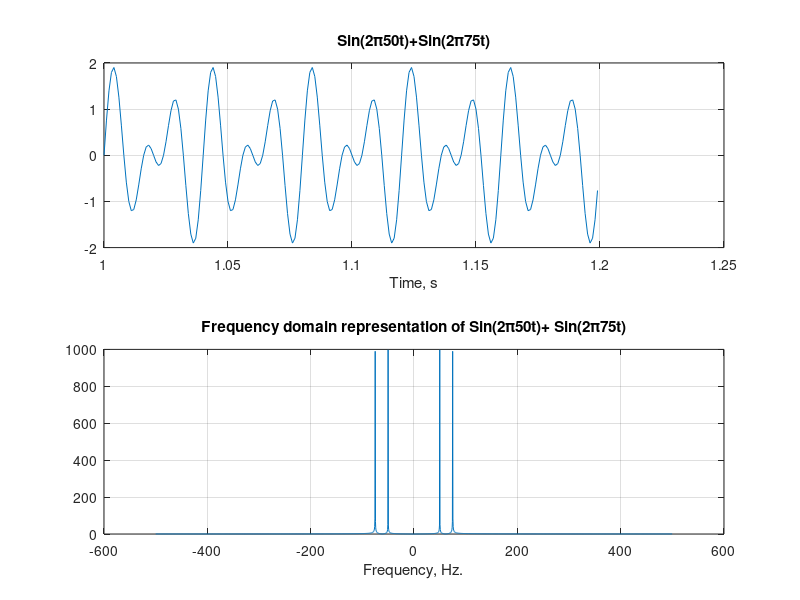

Write the MATLAB code that produced this figure.
% Define the value of t

% Write the given expression x in terms of t

t = 0:1/1000:2; % Define time vector from 0 to 2 seconds with a sampling rate of 1000 Hz
x = sin(2*pi*50*t) + sin(2*pi*75*t); % Define the expression x in terms of t

subplot(2,1,1);


plot(t(1001:1200),x(1:200));

grid;

title('Sin(2\pi50t)+Sin(2\pi75t)')

xlabel('Time, s')

subplot(2,1,2)

% X would be the fft of x

% X2 would be shifted function of X

% assign f from -499.9 to 500 with increment of 1000/2001
X = fft(x); % Compute the FFT of x
X2 = fftshift(abs(X)); % Shift the zero frequency component to the center
f = -499.9:1000/2001:500;

plot(f,X2);

grid;

title('Frequency domain representation of Sin(2\pi50t)+ Sin(2\pi75t)');

xlabel('Frequency, Hz.')